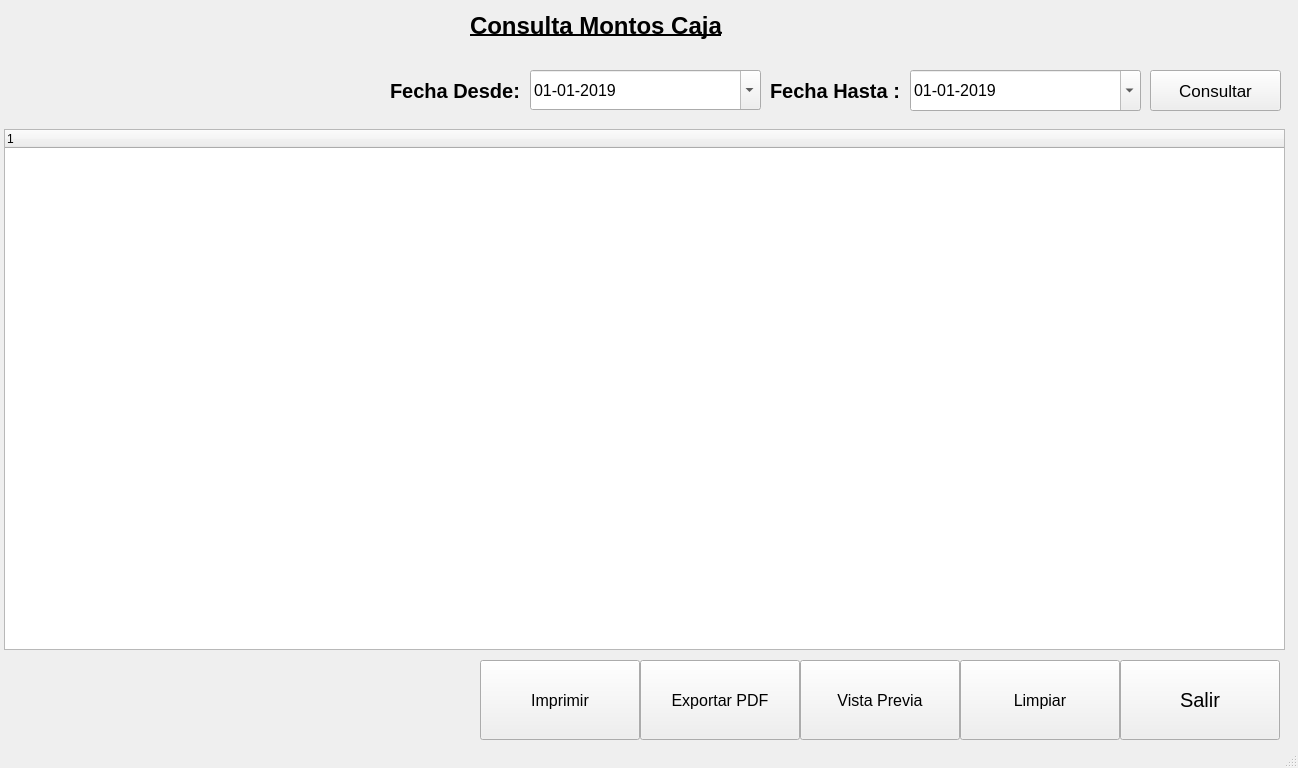
<?xml version="1.0" encoding="UTF-8"?>
<ui version="4.0">
 <class>MainWindow</class>
 <widget class="QMainWindow" name="MainWindow">
  <property name="geometry">
   <rect>
    <x>0</x>
    <y>0</y>
    <width>1298</width>
    <height>768</height>
   </rect>
  </property>
  <property name="windowTitle">
   <string>MainWindow</string>
  </property>
  <widget class="QWidget" name="centralwidget">
   <widget class="QTreeWidget" name="treeWidgetVentas">
    <property name="geometry">
     <rect>
      <x>4</x>
      <y>129</y>
      <width>1281</width>
      <height>521</height>
     </rect>
    </property>
    <column>
     <property name="text">
      <string notr="true">1</string>
     </property>
    </column>
   </widget>
   <widget class="QDateEdit" name="dateEditDesde">
    <property name="geometry">
     <rect>
      <x>530</x>
      <y>70</y>
      <width>231</width>
      <height>40</height>
     </rect>
    </property>
    <property name="font">
     <font>
      <pointsize>12</pointsize>
     </font>
    </property>
    <property name="buttonSymbols">
     <enum>QAbstractSpinBox::NoButtons</enum>
    </property>
    <property name="dateTime">
     <datetime>
      <hour>0</hour>
      <minute>0</minute>
      <second>0</second>
      <year>2019</year>
      <month>1</month>
      <day>1</day>
     </datetime>
    </property>
    <property name="minimumDateTime">
     <datetime>
      <hour>0</hour>
      <minute>0</minute>
      <second>0</second>
      <year>2018</year>
      <month>1</month>
      <day>1</day>
     </datetime>
    </property>
    <property name="maximumDate">
     <date>
      <year>2030</year>
      <month>12</month>
      <day>31</day>
     </date>
    </property>
    <property name="displayFormat">
     <string>dd-MM-yyyy</string>
    </property>
    <property name="calendarPopup">
     <bool>true</bool>
    </property>
   </widget>
   <widget class="QDateEdit" name="dateEditHasta">
    <property name="geometry">
     <rect>
      <x>910</x>
      <y>70</y>
      <width>231</width>
      <height>41</height>
     </rect>
    </property>
    <property name="font">
     <font>
      <pointsize>12</pointsize>
     </font>
    </property>
    <property name="buttonSymbols">
     <enum>QAbstractSpinBox::NoButtons</enum>
    </property>
    <property name="dateTime">
     <datetime>
      <hour>0</hour>
      <minute>0</minute>
      <second>0</second>
      <year>2019</year>
      <month>1</month>
      <day>1</day>
     </datetime>
    </property>
    <property name="minimumDateTime">
     <datetime>
      <hour>0</hour>
      <minute>0</minute>
      <second>0</second>
      <year>2018</year>
      <month>1</month>
      <day>1</day>
     </datetime>
    </property>
    <property name="maximumDate">
     <date>
      <year>2030</year>
      <month>12</month>
      <day>31</day>
     </date>
    </property>
    <property name="displayFormat">
     <string>dd-MM-yyyy</string>
    </property>
    <property name="calendarPopup">
     <bool>true</bool>
    </property>
   </widget>
   <widget class="QLabel" name="label">
    <property name="geometry">
     <rect>
      <x>470</x>
      <y>10</y>
      <width>381</width>
      <height>31</height>
     </rect>
    </property>
    <property name="font">
     <font>
      <pointsize>18</pointsize>
      <weight>75</weight>
      <bold>true</bold>
      <underline>true</underline>
     </font>
    </property>
    <property name="text">
     <string>Consulta Montos Caja</string>
    </property>
   </widget>
   <widget class="QLabel" name="label_2">
    <property name="geometry">
     <rect>
      <x>390</x>
      <y>70</y>
      <width>131</width>
      <height>41</height>
     </rect>
    </property>
    <property name="font">
     <font>
      <pointsize>15</pointsize>
      <weight>75</weight>
      <bold>true</bold>
     </font>
    </property>
    <property name="text">
     <string>Fecha Desde:</string>
    </property>
   </widget>
   <widget class="QLabel" name="label_3">
    <property name="geometry">
     <rect>
      <x>770</x>
      <y>70</y>
      <width>141</width>
      <height>41</height>
     </rect>
    </property>
    <property name="font">
     <font>
      <pointsize>15</pointsize>
      <weight>75</weight>
      <bold>true</bold>
     </font>
    </property>
    <property name="text">
     <string>Fecha Hasta :</string>
    </property>
   </widget>
   <widget class="QPushButton" name="btnConsultar">
    <property name="geometry">
     <rect>
      <x>1150</x>
      <y>70</y>
      <width>131</width>
      <height>41</height>
     </rect>
    </property>
    <property name="font">
     <font>
      <pointsize>13</pointsize>
     </font>
    </property>
    <property name="text">
     <string>Consultar</string>
    </property>
    <property name="icon">
     <iconset>
      <normaloff>../icon/binoculars.png</normaloff>../icon/binoculars.png</iconset>
    </property>
    <property name="iconSize">
     <size>
      <width>40</width>
      <height>40</height>
     </size>
    </property>
   </widget>
   <widget class="QPushButton" name="btnVistaPrevia">
    <property name="geometry">
     <rect>
      <x>800</x>
      <y>660</y>
      <width>160</width>
      <height>80</height>
     </rect>
    </property>
    <property name="font">
     <font>
      <pointsize>12</pointsize>
     </font>
    </property>
    <property name="text">
     <string>Vista Previa</string>
    </property>
    <property name="icon">
     <iconset>
      <normaloff>../icon/file-1.png</normaloff>../icon/file-1.png</iconset>
    </property>
    <property name="iconSize">
     <size>
      <width>40</width>
      <height>40</height>
     </size>
    </property>
   </widget>
   <widget class="QPushButton" name="btnSalir">
    <property name="geometry">
     <rect>
      <x>1120</x>
      <y>660</y>
      <width>160</width>
      <height>80</height>
     </rect>
    </property>
    <property name="font">
     <font>
      <pointsize>15</pointsize>
     </font>
    </property>
    <property name="text">
     <string>Salir</string>
    </property>
    <property name="icon">
     <iconset>
      <normaloff>../icon/exit-2.png</normaloff>../icon/exit-2.png</iconset>
    </property>
    <property name="iconSize">
     <size>
      <width>50</width>
      <height>50</height>
     </size>
    </property>
   </widget>
   <widget class="QPushButton" name="btnExportarPDF">
    <property name="geometry">
     <rect>
      <x>640</x>
      <y>660</y>
      <width>160</width>
      <height>80</height>
     </rect>
    </property>
    <property name="font">
     <font>
      <pointsize>12</pointsize>
     </font>
    </property>
    <property name="text">
     <string>Exportar PDF</string>
    </property>
    <property name="icon">
     <iconset>
      <normaloff>../icon/document.png</normaloff>../icon/document.png</iconset>
    </property>
    <property name="iconSize">
     <size>
      <width>40</width>
      <height>40</height>
     </size>
    </property>
   </widget>
   <widget class="QPushButton" name="btnLimpiarTabla">
    <property name="geometry">
     <rect>
      <x>960</x>
      <y>660</y>
      <width>160</width>
      <height>80</height>
     </rect>
    </property>
    <property name="font">
     <font>
      <pointsize>12</pointsize>
     </font>
    </property>
    <property name="text">
     <string>Limpiar</string>
    </property>
    <property name="icon">
     <iconset>
      <normaloff>../icon/error.png</normaloff>../icon/error.png</iconset>
    </property>
    <property name="iconSize">
     <size>
      <width>40</width>
      <height>40</height>
     </size>
    </property>
   </widget>
   <widget class="QPushButton" name="btnImprimir">
    <property name="geometry">
     <rect>
      <x>480</x>
      <y>660</y>
      <width>160</width>
      <height>80</height>
     </rect>
    </property>
    <property name="font">
     <font>
      <pointsize>12</pointsize>
     </font>
    </property>
    <property name="text">
     <string>Imprimir</string>
    </property>
    <property name="icon">
     <iconset>
      <normaloff>../icon/print.png</normaloff>../icon/print.png</iconset>
    </property>
    <property name="iconSize">
     <size>
      <width>40</width>
      <height>40</height>
     </size>
    </property>
   </widget>
  </widget>
  <widget class="QStatusBar" name="statusbar"/>
 </widget>
 <resources/>
 <connections/>
</ui>
